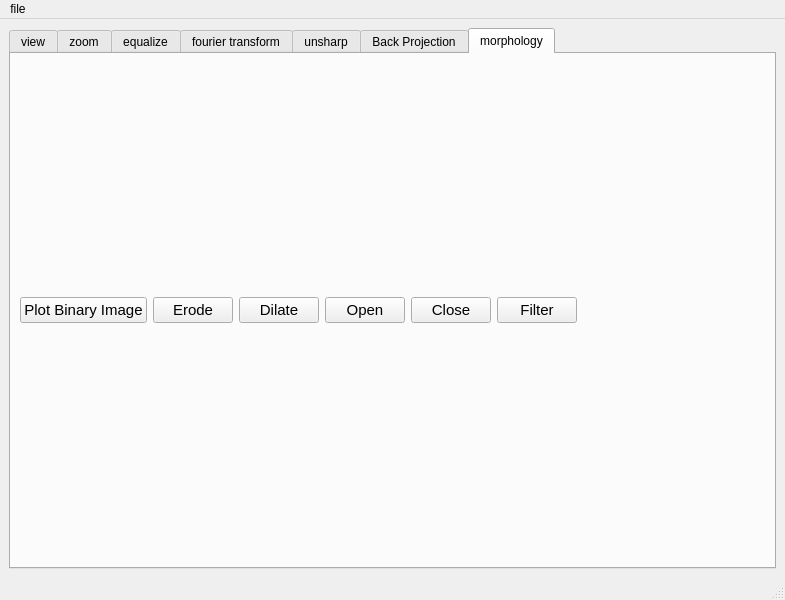
<?xml version="1.0" encoding="UTF-8"?>
<ui version="4.0">
 <class>MainWindow</class>
 <widget class="QMainWindow" name="MainWindow">
  <property name="geometry">
   <rect>
    <x>0</x>
    <y>0</y>
    <width>785</width>
    <height>600</height>
   </rect>
  </property>
  <property name="windowTitle">
   <string>MainWindow</string>
  </property>
  <widget class="QWidget" name="centralwidget">
   <layout class="QGridLayout" name="gridLayout_4">
    <item row="0" column="0">
     <widget class="QTabWidget" name="tabWidget">
      <property name="focusPolicy">
       <enum>Qt::TabFocus</enum>
      </property>
      <property name="currentIndex">
       <number>6</number>
      </property>
      <widget class="QWidget" name="tab_viewer">
       <property name="font">
        <font>
         <pointsize>11</pointsize>
        </font>
       </property>
       <attribute name="title">
        <string>view</string>
       </attribute>
       <layout class="QGridLayout" name="gridLayout_3">
        <item row="0" column="0">
         <layout class="QHBoxLayout" name="horizontalLayout" stretch="1,2">
          <property name="spacing">
           <number>6</number>
          </property>
          <item>
           <layout class="QGridLayout" name="gridLayout" rowstretch="0,0,0,0,0,0,0,0,0,0,0,0,0,0,0" columnstretch="0,0,0" columnminimumwidth="2,3,20">
            <property name="sizeConstraint">
             <enum>QLayout::SetMinimumSize</enum>
            </property>
            <item row="5" column="2">
             <widget class="QPushButton" name="pushButton_apply_unsharp_filter">
              <property name="text">
               <string>unsharp Filter</string>
              </property>
             </widget>
            </item>
            <item row="12" column="0">
             <widget class="QRadioButton" name="radioButton_bilinear">
              <property name="font">
               <font>
                <pointsize>9</pointsize>
               </font>
              </property>
              <property name="autoFillBackground">
               <bool>false</bool>
              </property>
              <property name="text">
               <string>Bilinear</string>
              </property>
              <property name="iconSize">
               <size>
                <width>13</width>
                <height>16</height>
               </size>
              </property>
              <property name="checked">
               <bool>true</bool>
              </property>
             </widget>
            </item>
            <item row="12" column="1">
             <widget class="QRadioButton" name="radioButton_nearest_neighbour">
              <property name="font">
               <font>
                <pointsize>9</pointsize>
               </font>
              </property>
              <property name="text">
               <string>Nearest neighbour</string>
              </property>
              <property name="iconSize">
               <size>
                <width>13</width>
                <height>16</height>
               </size>
              </property>
             </widget>
            </item>
            <item row="11" column="0">
             <widget class="QDoubleSpinBox" name="doubleSpinBox_shear_factor">
              <property name="minimum">
               <double>-99.989999999999995</double>
              </property>
              <property name="singleStep">
               <double>0.100000000000000</double>
              </property>
             </widget>
            </item>
            <item row="2" column="1">
             <widget class="QLabel" name="label_9">
              <property name="text">
               <string>Kernal Size</string>
              </property>
             </widget>
            </item>
            <item row="9" column="1">
             <widget class="QLabel" name="label">
              <property name="text">
               <string>Rotate</string>
              </property>
             </widget>
            </item>
            <item row="13" column="0" colspan="2">
             <widget class="QPushButton" name="pushButton_apply_translation">
              <property name="text">
               <string>Translate</string>
              </property>
             </widget>
            </item>
            <item row="10" column="1">
             <widget class="QLabel" name="label_2">
              <property name="text">
               <string>Scale</string>
              </property>
             </widget>
            </item>
            <item row="9" column="0">
             <widget class="QDoubleSpinBox" name="doubleSpinBox_rotation_angle">
              <property name="maximumSize">
               <size>
                <width>70</width>
                <height>16777215</height>
               </size>
              </property>
              <property name="frame">
               <bool>true</bool>
              </property>
              <property name="suffix">
               <string>°</string>
              </property>
              <property name="minimum">
               <double>-9999.989999999999782</double>
              </property>
              <property name="maximum">
               <double>9999.989999999999782</double>
              </property>
              <property name="singleStep">
               <double>0.100000000000000</double>
              </property>
             </widget>
            </item>
            <item row="5" column="0">
             <widget class="QDoubleSpinBox" name="doubleSpinBox_unsharp_kernal_size">
              <property name="decimals">
               <number>0</number>
              </property>
              <property name="minimum">
               <double>3.000000000000000</double>
              </property>
              <property name="maximum">
               <double>9.000000000000000</double>
              </property>
              <property name="singleStep">
               <double>2.000000000000000</double>
              </property>
              <property name="value">
               <double>3.000000000000000</double>
              </property>
             </widget>
            </item>
            <item row="2" column="2">
             <widget class="QPushButton" name="pushButton_apply_median_filter">
              <property name="text">
               <string>Median filter</string>
              </property>
             </widget>
            </item>
            <item row="10" column="0">
             <widget class="QDoubleSpinBox" name="doubleSpinBox_scale_factor">
              <property name="minimum">
               <double>-99.989999999999995</double>
              </property>
              <property name="singleStep">
               <double>0.100000000000000</double>
              </property>
              <property name="value">
               <double>1.000000000000000</double>
              </property>
             </widget>
            </item>
            <item row="11" column="1">
             <widget class="QLabel" name="label_3">
              <property name="text">
               <string>Shear</string>
              </property>
             </widget>
            </item>
            <item row="6" column="0">
             <widget class="QDoubleSpinBox" name="doubleSpinBox_high_boost_factor">
              <property name="decimals">
               <number>1</number>
              </property>
              <property name="minimum">
               <double>1.000000000000000</double>
              </property>
              <property name="maximum">
               <double>30.000000000000000</double>
              </property>
              <property name="singleStep">
               <double>1.000000000000000</double>
              </property>
              <property name="value">
               <double>1.000000000000000</double>
              </property>
             </widget>
            </item>
            <item row="14" column="0" colspan="2">
             <widget class="QPushButton" name="pushButton_plot_t_shape">
              <property name="text">
               <string>plot T shape</string>
              </property>
             </widget>
            </item>
            <item row="5" column="1">
             <widget class="QLabel" name="label_7">
              <property name="text">
               <string>Kernal Size</string>
              </property>
             </widget>
            </item>
            <item row="6" column="1">
             <widget class="QLabel" name="label_8">
              <property name="text">
               <string>High boost factor</string>
              </property>
             </widget>
            </item>
            <item row="2" column="0">
             <widget class="QDoubleSpinBox" name="doubleSpinBox_median_kernal_size">
              <property name="decimals">
               <number>0</number>
              </property>
              <property name="minimum">
               <double>3.000000000000000</double>
              </property>
              <property name="maximum">
               <double>9.000000000000000</double>
              </property>
              <property name="singleStep">
               <double>2.000000000000000</double>
              </property>
              <property name="value">
               <double>3.000000000000000</double>
              </property>
             </widget>
            </item>
            <item row="6" column="2">
             <widget class="QPushButton" name="pushButton_apply_high_boost_filter">
              <property name="text">
               <string>High boost</string>
              </property>
             </widget>
            </item>
            <item row="1" column="2">
             <widget class="QPushButton" name="pushButton_apply_selectROI">
              <property name="text">
               <string>Select ROI</string>
              </property>
             </widget>
            </item>
            <item row="1" column="1">
             <widget class="QPushButton" name="pushButton_add_noise">
              <property name="text">
               <string>Add noise</string>
              </property>
             </widget>
            </item>
            <item row="1" column="0">
             <widget class="QComboBox" name="comboBox_noise_type">
              <item>
               <property name="text">
                <string>salt and pepper</string>
               </property>
              </item>
              <item>
               <property name="text">
                <string>gaussian</string>
               </property>
              </item>
              <item>
               <property name="text">
                <string>uniform</string>
               </property>
              </item>
             </widget>
            </item>
            <item row="14" column="2">
             <widget class="QPushButton" name="pushButton_plot_phantom">
              <property name="text">
               <string>plot phantom</string>
              </property>
             </widget>
            </item>
            <item row="0" column="0" colspan="3">
             <widget class="QLabel" name="label_viewer_info">
              <property name="font">
               <font>
                <pointsize>9</pointsize>
               </font>
              </property>
              <property name="text">
               <string>TextLabel</string>
              </property>
             </widget>
            </item>
           </layout>
          </item>
          <item>
           <layout class="QVBoxLayout" name="verticalLayout_viewer"/>
          </item>
         </layout>
        </item>
       </layout>
      </widget>
      <widget class="QWidget" name="tab_interpolation">
       <attribute name="title">
        <string>zoom</string>
       </attribute>
       <layout class="QGridLayout" name="gridLayout_2">
        <item row="0" column="0">
         <layout class="QVBoxLayout" name="verticalLayout_3">
          <item>
           <layout class="QHBoxLayout" name="horizontalLayout_3">
            <item>
             <widget class="QLabel" name="label_6">
              <property name="font">
               <font>
                <pointsize>12</pointsize>
               </font>
              </property>
              <property name="text">
               <string>Zoom factor</string>
              </property>
             </widget>
            </item>
            <item>
             <widget class="QDoubleSpinBox" name="doubleSpinBox_zooming_factor">
              <property name="font">
               <font>
                <pointsize>12</pointsize>
               </font>
              </property>
              <property name="value">
               <double>2.000000000000000</double>
              </property>
             </widget>
            </item>
            <item>
             <widget class="QPushButton" name="pushButton_apply_interpolation">
              <property name="font">
               <font>
                <pointsize>12</pointsize>
               </font>
              </property>
              <property name="text">
               <string>apply</string>
              </property>
             </widget>
            </item>
            <item>
             <spacer name="horizontalSpacer">
              <property name="orientation">
               <enum>Qt::Horizontal</enum>
              </property>
              <property name="sizeHint" stdset="0">
               <size>
                <width>40</width>
                <height>20</height>
               </size>
              </property>
             </spacer>
            </item>
           </layout>
          </item>
          <item>
           <layout class="QVBoxLayout" name="verticalLayout_2" stretch="1,12">
            <item>
             <layout class="QHBoxLayout" name="horizontalLayout_2">
              <item>
               <widget class="QLabel" name="label_4">
                <property name="font">
                 <font>
                  <pointsize>12</pointsize>
                 </font>
                </property>
                <property name="focusPolicy">
                 <enum>Qt::NoFocus</enum>
                </property>
                <property name="layoutDirection">
                 <enum>Qt::LeftToRight</enum>
                </property>
                <property name="text">
                 <string>Nearest neighbour</string>
                </property>
                <property name="alignment">
                 <set>Qt::AlignCenter</set>
                </property>
               </widget>
              </item>
              <item>
               <widget class="QLabel" name="label_5">
                <property name="font">
                 <font>
                  <pointsize>12</pointsize>
                 </font>
                </property>
                <property name="text">
                 <string>Bilinear</string>
                </property>
                <property name="alignment">
                 <set>Qt::AlignCenter</set>
                </property>
               </widget>
              </item>
             </layout>
            </item>
            <item>
             <layout class="QHBoxLayout" name="horizontalLayout_4">
              <item>
               <layout class="QVBoxLayout" name="verticalLayout_nearst_neighbor"/>
              </item>
              <item>
               <layout class="QVBoxLayout" name="verticalLayout_bilinear"/>
              </item>
             </layout>
            </item>
           </layout>
          </item>
         </layout>
        </item>
        <item row="1" column="0">
         <widget class="QLabel" name="label_interpolation">
          <property name="text">
           <string/>
          </property>
         </widget>
        </item>
       </layout>
      </widget>
      <widget class="QWidget" name="tab_equalization">
       <attribute name="title">
        <string>equalize</string>
       </attribute>
       <layout class="QGridLayout" name="gridLayout_5">
        <item row="0" column="0">
         <layout class="QVBoxLayout" name="verticalLayout_equalize"/>
        </item>
       </layout>
      </widget>
      <widget class="QWidget" name="tab_transformation">
       <attribute name="title">
        <string>fourier transform</string>
       </attribute>
       <layout class="QGridLayout" name="gridLayout_6">
        <item row="0" column="0">
         <layout class="QVBoxLayout" name="verticalLayout_fourier_transform"/>
        </item>
       </layout>
      </widget>
      <widget class="QWidget" name="tab_unsharp">
       <attribute name="title">
        <string>unsharp</string>
       </attribute>
       <layout class="QGridLayout" name="gridLayout_7">
        <item row="0" column="0">
         <layout class="QVBoxLayout" name="verticalLayout_unsharp_plot"/>
        </item>
       </layout>
      </widget>
      <widget class="QWidget" name="tab_back_projection">
       <attribute name="title">
        <string>Back Projection</string>
       </attribute>
       <layout class="QGridLayout" name="gridLayout_8">
        <item row="0" column="0">
         <layout class="QVBoxLayout" name="verticalLayout_4" stretch="1,20">
          <item>
           <layout class="QHBoxLayout" name="horizontalLayout_5">
            <item>
             <widget class="QLabel" name="label_11">
              <property name="font">
               <font>
                <pointsize>11</pointsize>
               </font>
              </property>
              <property name="text">
               <string>Filter</string>
              </property>
             </widget>
            </item>
            <item>
             <widget class="QComboBox" name="comboBox_back_projection_filter">
              <property name="font">
               <font>
                <pointsize>11</pointsize>
               </font>
              </property>
              <item>
               <property name="text">
                <string>None</string>
               </property>
              </item>
              <item>
               <property name="text">
                <string>Ramp</string>
               </property>
              </item>
              <item>
               <property name="text">
                <string>Hamming</string>
               </property>
              </item>
             </widget>
            </item>
            <item>
             <widget class="QLabel" name="label_10">
              <property name="font">
               <font>
                <pointsize>11</pointsize>
               </font>
              </property>
              <property name="text">
               <string>Angle Precision</string>
              </property>
             </widget>
            </item>
            <item>
             <widget class="QComboBox" name="comboBox_angle_precision">
              <property name="font">
               <font>
                <pointsize>11</pointsize>
               </font>
              </property>
              <item>
               <property name="text">
                <string>1</string>
               </property>
              </item>
              <item>
               <property name="text">
                <string>20</string>
               </property>
              </item>
             </widget>
            </item>
            <item>
             <widget class="QPushButton" name="pushButton_apply_back_projection">
              <property name="font">
               <font>
                <pointsize>11</pointsize>
               </font>
              </property>
              <property name="text">
               <string>Apply</string>
              </property>
             </widget>
            </item>
            <item>
             <spacer name="horizontalSpacer_2">
              <property name="orientation">
               <enum>Qt::Horizontal</enum>
              </property>
              <property name="sizeHint" stdset="0">
               <size>
                <width>40</width>
                <height>20</height>
               </size>
              </property>
             </spacer>
            </item>
           </layout>
          </item>
          <item>
           <layout class="QVBoxLayout" name="verticalLayout_back_projection"/>
          </item>
         </layout>
        </item>
       </layout>
      </widget>
      <widget class="QWidget" name="tab">
       <attribute name="title">
        <string>morphology</string>
       </attribute>
       <layout class="QGridLayout" name="gridLayout_9">
        <item row="0" column="0">
         <layout class="QVBoxLayout" name="verticalLayout_5" stretch="1,17">
          <item>
           <layout class="QHBoxLayout" name="horizontalLayout_6">
            <item>
             <widget class="QPushButton" name="pushButton_plot_binary_img">
              <property name="font">
               <font>
                <pointsize>11</pointsize>
               </font>
              </property>
              <property name="text">
               <string>Plot Binary Image</string>
              </property>
             </widget>
            </item>
            <item>
             <widget class="QPushButton" name="pushButton_apply_erosion">
              <property name="font">
               <font>
                <pointsize>11</pointsize>
               </font>
              </property>
              <property name="text">
               <string>Erode</string>
              </property>
             </widget>
            </item>
            <item>
             <widget class="QPushButton" name="pushButton_apply_dilation">
              <property name="font">
               <font>
                <pointsize>11</pointsize>
               </font>
              </property>
              <property name="text">
               <string>Dilate</string>
              </property>
             </widget>
            </item>
            <item>
             <widget class="QPushButton" name="pushButton_apply_openning">
              <property name="font">
               <font>
                <pointsize>11</pointsize>
               </font>
              </property>
              <property name="text">
               <string>Open</string>
              </property>
             </widget>
            </item>
            <item>
             <widget class="QPushButton" name="pushButton_apply_closing">
              <property name="font">
               <font>
                <pointsize>11</pointsize>
               </font>
              </property>
              <property name="text">
               <string>Close</string>
              </property>
             </widget>
            </item>
            <item>
             <widget class="QPushButton" name="pushButton_apply_morphological_filter">
              <property name="font">
               <font>
                <pointsize>11</pointsize>
               </font>
              </property>
              <property name="text">
               <string>Filter</string>
              </property>
             </widget>
            </item>
            <item>
             <spacer name="horizontalSpacer_3">
              <property name="orientation">
               <enum>Qt::Horizontal</enum>
              </property>
              <property name="sizeHint" stdset="0">
               <size>
                <width>40</width>
                <height>20</height>
               </size>
              </property>
             </spacer>
            </item>
           </layout>
          </item>
          <item>
           <layout class="QVBoxLayout" name="verticalLayout_morphology"/>
          </item>
         </layout>
        </item>
       </layout>
      </widget>
     </widget>
    </item>
   </layout>
  </widget>
  <widget class="QMenuBar" name="menubar">
   <property name="geometry">
    <rect>
     <x>0</x>
     <y>0</y>
     <width>785</width>
     <height>21</height>
    </rect>
   </property>
   <widget class="QMenu" name="menufile">
    <property name="title">
     <string>file</string>
    </property>
    <addaction name="actionopen"/>
   </widget>
   <addaction name="menufile"/>
  </widget>
  <widget class="QStatusBar" name="statusbar"/>
  <action name="actionopen">
   <property name="text">
    <string>open</string>
   </property>
  </action>
 </widget>
 <resources/>
 <connections/>
</ui>
